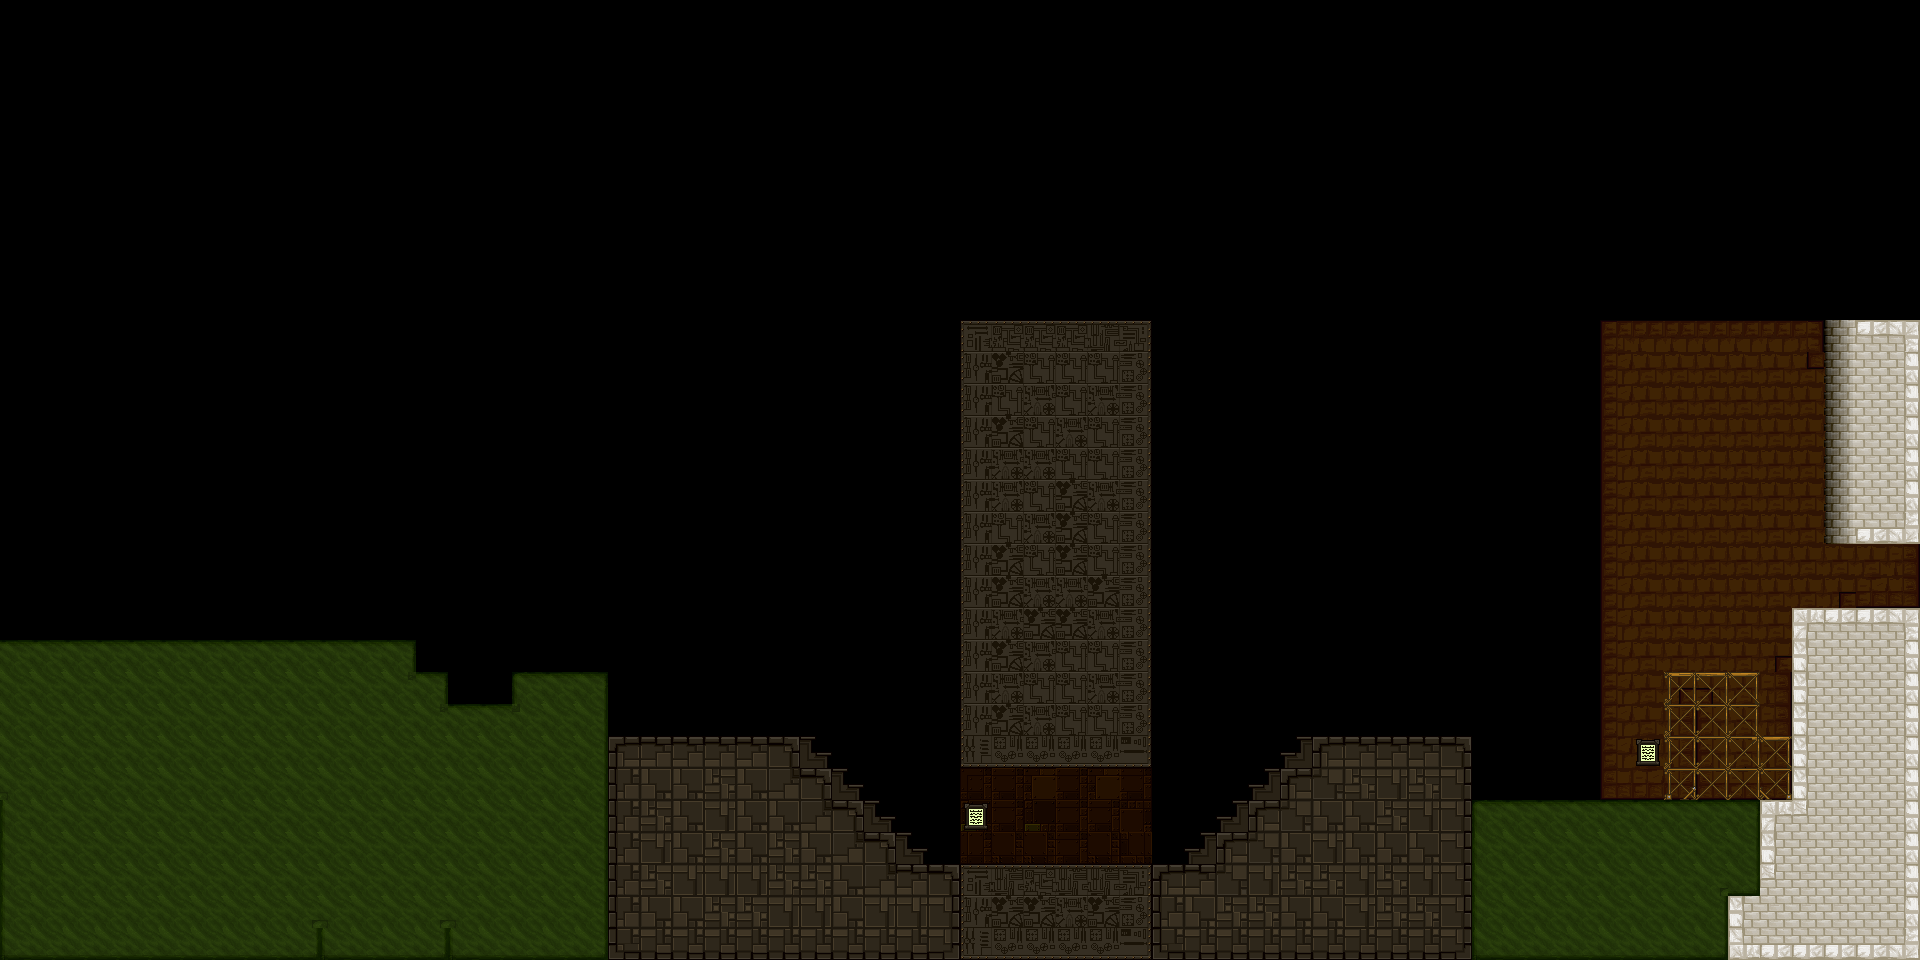

A 2D game scene composited from a Tiled map and its tileset images. What follows is a short description and the map's XML, with each tile layer's data collapsed to a summary:
An orthogonal 60x30 tile map with 32x32 px tiles, 5 tile layers (Background1, Background2, Background3, Foreground1, ...), 3 tilesets and 6 objects.

<map version="1.0" tiledversion="1.1.5" orientation="orthogonal" renderorder="right-down" width="60" height="30" tilewidth="32" tileheight="32" infinite="0" nextobjectid="18">
 <properties>
  <property name="unity:scale" value="0.03125" />
 </properties>
 <tileset firstgid="1" source="../../Tilesets/Example.tsx" />
 <tileset firstgid="31" source="../../Tilesets/lab.tsx" />
 <tileset firstgid="131" source="../../Tilesets/cathedral.tsx" />
 <layer name="Background1" width="60" height="30">
  <properties>
   <property name="unity:sortingOrder" type="int" value="-3" />
  </properties>
  <data>[1800 cells, 0 non-empty, 0 distinct tile ids]</data>
 </layer>
 <layer name="Background2" width="60" height="30">
  <properties>
   <property name="unity:sortingOrder" type="int" value="-4" />
  </properties>
  <data>[1800 cells, 2 non-empty, 2 distinct tile ids]</data>
 </layer>
 <layer name="Background3" width="60" height="30">
  <properties>
   <property name="unity:sortingOrder" type="int" value="-3" />
  </properties>
  <data>[1800 cells, 307 non-empty, 45 distinct tile ids]</data>
 </layer>
 <layer name="Foreground1" width="60" height="30">
  <properties>
   <property name="unity:sortingOrder" type="int" value="3" />
  </properties>
  <data>[1800 cells, 540 non-empty, 62 distinct tile ids]</data>
 </layer>
 <layer name="Foreground2" width="60" height="30">
  <properties>
   <property name="unity:sortingOrder" type="int" value="4" />
  </properties>
  <data>[1800 cells, 0 non-empty, 0 distinct tile ids]</data>
 </layer>
 <objectgroup name="walls">
  <properties>
   <property name="unity:layer" value="Obstacle" />
  </properties>
  <object id="12" x="0" y="640">
   <polyline points="0,0 384,0 416,0 416,32 448,32 448,64 512,64 512,32 608,32 608,96 800,96 928,224 1184,224 1312,96" />
  </object>
  <object id="13" x="1312" y="736">
   <polyline points="0,0 160,0 160,64 480,64 480,-128 608,-128 608,224" />
  </object>
  <object id="14" x="1920" y="544">
   <polyline points="0,0 -96,0 -96,-224 0,-224" />
  </object>
  <object id="15" x="960" y="768">
   <polyline points="0,0 192,0 192,-448 0,-448 0,0" />
  </object>
 </objectgroup>
 <objectgroup name="JumpThru">
  <properties>
   <property name="unity:layer" value="Obstacle" />
   <property name="unity:tag" value="JumpThru" />
  </properties>
  <object id="16" x="1664" y="672">
   <polyline points="0,0 96,0" />
  </object>
  <object id="17" x="1760" y="736">
   <polyline points="0,0 32,0" />
  </object>
 </objectgroup>
</map>
